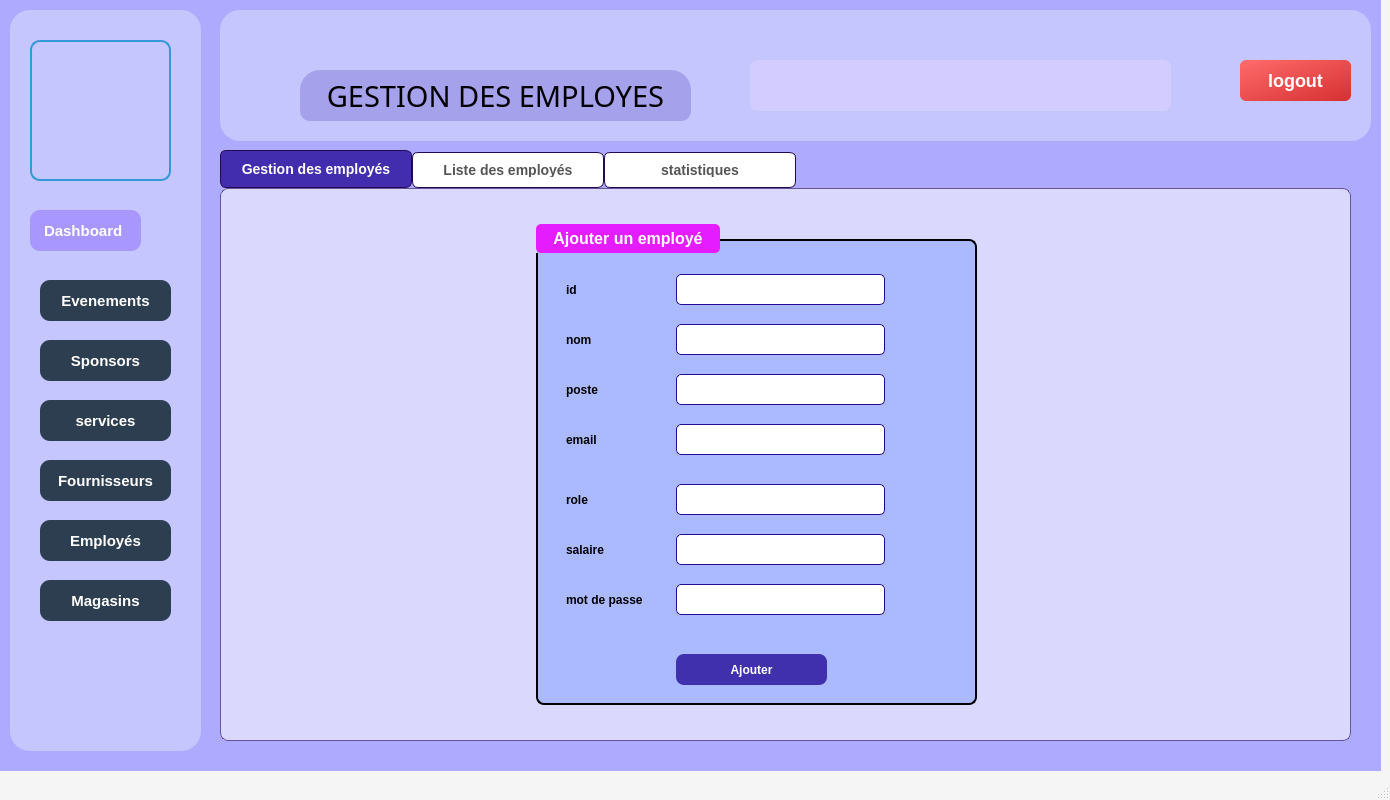
<?xml version="1.0" encoding="UTF-8"?>
<ui version="4.0">
 <class>EmployeesMainWindow</class>
 <widget class="QMainWindow" name="EmployeesMainWindow">
  <property name="geometry">
   <rect>
    <x>0</x>
    <y>0</y>
    <width>1390</width>
    <height>800</height>
   </rect>
  </property>
  <property name="windowTitle">
   <string>Employees Management</string>
  </property>
  <property name="styleSheet">
   <string notr="true">QMainWindow {
    background-color: #F5F5F5;  
}
</string>
  </property>
  <widget class="QWidget" name="centralwidget">
   <widget class="QTabWidget" name="tabWidget">
    <property name="geometry">
     <rect>
      <x>220</x>
      <y>150</y>
      <width>1131</width>
      <height>591</height>
     </rect>
    </property>
    <property name="styleSheet">
     <string notr="true">/* 🔹 Tab Widget Background */
QTabWidget::pane {
   border: 1px solid rgba(35, 10, 80, 150); /* Darker purple, semi-transparent */
    background: rgba(248, 249, 250, 150); /* Light neutral with transparency */
    border-radius: 8px;
    padding: 5px;
}

/* 🔹 Tab Bar (The Strip Holding Tabs) */
QTabBar::tab {
    background: white;
    border: 1px solid #230A50; /* Darker purple, thin border */
    padding: 10px 20px;
    border-radius: 6px 6px 0px 0px;
    font-size: 14px;
    font-weight: bold;
    color: #555;
    transition: all 0.3s ease-in-out;
    min-width: 150px;
}

/* 🔹 Hover Effect */
QTabBar::tab:hover {
    background: qlineargradient(spread:pad, x1:0, y1:0, x2:0, y2:1, 
        stop:0 #5A1E8B, /* Dark purple */
        stop:1 #230A50); /* Even darker purple */
    color: white;
    border-color: #230A50; /* Darker purple */
}

/* 🔹 Selected Tab */
QTabBar::tab:selected {
    background: rgba(35,10,152,200); /* Blue */
    color: white;
    border-color: #230A50; /* Darker purple */
}

/* 🔹 Unselected Tabs */
QTabBar::tab:!selected {
    margin-top: 2px;
}

/* 🔹 Close Button on Tabs (if enabled) */
QTabBar::close-button {
    image: url(:/icons/close.png);
    padding: 5px;
}

QTabBar::close-button:hover {
    image: url(:/icons/close_hover.png);
}
</string>
    </property>
    <property name="currentIndex">
     <number>0</number>
    </property>
    <widget class="QWidget" name="tab1">
     <property name="styleSheet">
      <string notr="true"/>
     </property>
     <attribute name="title">
      <string>Gestion des employés</string>
     </attribute>
     <widget class="QGroupBox" name="Sp_GroupBox_2">
      <property name="geometry">
       <rect>
        <x>310</x>
        <y>30</y>
        <width>441</width>
        <height>481</height>
       </rect>
      </property>
      <property name="styleSheet">
       <string notr="true">QGroupBox {
    background-color: rgb(171, 186, 255);
    border: 2px solid ; /* Red border */
    border-radius: 8px;
    font-size: 16px;
    font-weight: bold;
    color: white;
    padding: 10px;
    margin-top: 15px;
}

QGroupBox::title {
    subcontrol-origin: margin;
    subcontrol-position: top left;
    padding: 5px 15px;
    background-color: rgb(229, 28, 255); /* Red title background */
    color: white;
    border-radius: 5px;
}
</string>
      </property>
      <property name="title">
       <string>Ajouter un employé</string>
      </property>
      <widget class="QLabel" name="Sp_Label_Nom_2">
       <property name="geometry">
        <rect>
         <x>30</x>
         <y>100</y>
         <width>99</width>
         <height>31</height>
        </rect>
       </property>
       <property name="font">
        <font>
         <pointsize>9</pointsize>
         <bold>true</bold>
        </font>
       </property>
       <property name="text">
        <string>nom</string>
       </property>
      </widget>
      <widget class="QLabel" name="Sp_Label_DA_2">
       <property name="geometry">
        <rect>
         <x>30</x>
         <y>260</y>
         <width>101</width>
         <height>31</height>
        </rect>
       </property>
       <property name="font">
        <font>
         <pointsize>9</pointsize>
         <bold>true</bold>
        </font>
       </property>
       <property name="text">
        <string>role</string>
       </property>
      </widget>
      <widget class="QLineEdit" name="Em_Line_Nom">
       <property name="geometry">
        <rect>
         <x>140</x>
         <y>100</y>
         <width>209</width>
         <height>31</height>
        </rect>
       </property>
       <property name="styleSheet">
        <string notr="true">QLineEdit {
		border: 1px solid #230a98;
		border-radius: 5px;
}
QLineEdit:hover {
		border: 1px solid #7359f0;
}</string>
       </property>
      </widget>
      <widget class="QLineEdit" name="Em_Line_ID">
       <property name="geometry">
        <rect>
         <x>140</x>
         <y>50</y>
         <width>209</width>
         <height>31</height>
        </rect>
       </property>
       <property name="styleSheet">
        <string notr="true">QLineEdit {
		border: 1px solid #230a98;
		border-radius: 5px;
}
QLineEdit:hover {
		border: 1px solid #7359f0;
}</string>
       </property>
       <property name="echoMode">
        <enum>QLineEdit::EchoMode::Normal</enum>
       </property>
      </widget>
      <widget class="QLabel" name="Sp_Label_ID_2">
       <property name="geometry">
        <rect>
         <x>30</x>
         <y>50</y>
         <width>99</width>
         <height>31</height>
        </rect>
       </property>
       <property name="font">
        <font>
         <pointsize>9</pointsize>
         <bold>true</bold>
        </font>
       </property>
       <property name="text">
        <string>id</string>
       </property>
      </widget>
      <widget class="QLineEdit" name="Em_Line_poste">
       <property name="geometry">
        <rect>
         <x>140</x>
         <y>150</y>
         <width>209</width>
         <height>31</height>
        </rect>
       </property>
       <property name="styleSheet">
        <string notr="true">QLineEdit {
		border: 1px solid #230a98;
		border-radius: 5px;
}
QLineEdit:hover {
		border: 1px solid #7359f0;
}</string>
       </property>
      </widget>
      <widget class="QLabel" name="Sp_Label_CIN_2">
       <property name="geometry">
        <rect>
         <x>30</x>
         <y>150</y>
         <width>99</width>
         <height>31</height>
        </rect>
       </property>
       <property name="font">
        <font>
         <pointsize>9</pointsize>
         <bold>true</bold>
        </font>
       </property>
       <property name="text">
        <string>poste</string>
       </property>
      </widget>
      <widget class="QLabel" name="Sp_Label_Email_2">
       <property name="geometry">
        <rect>
         <x>30</x>
         <y>200</y>
         <width>121</width>
         <height>31</height>
        </rect>
       </property>
       <property name="font">
        <font>
         <pointsize>9</pointsize>
         <bold>true</bold>
        </font>
       </property>
       <property name="text">
        <string>email</string>
       </property>
      </widget>
      <widget class="QLineEdit" name="Em_Line_role">
       <property name="geometry">
        <rect>
         <x>140</x>
         <y>260</y>
         <width>209</width>
         <height>31</height>
        </rect>
       </property>
       <property name="styleSheet">
        <string notr="true">QLineEdit {
		border: 1px solid #230a98;
		border-radius: 5px;
}
QLineEdit:hover {
		border: 1px solid #7359f0;
}</string>
       </property>
      </widget>
      <widget class="QPushButton" name="Em_Button_Ajouter">
       <property name="geometry">
        <rect>
         <x>140</x>
         <y>430</y>
         <width>151</width>
         <height>31</height>
        </rect>
       </property>
       <property name="font">
        <font>
         <bold>true</bold>
        </font>
       </property>
       <property name="styleSheet">
        <string notr="true">QPushButton {
background-color: rgba(35,10,152, 200);
border-radius: 8px;
color: white;
}
QPushButton:hover {
background-color: qlineargradient(spread:pad, x1:0, y1:0, x2:0, y2:1, stop:0 rgba(117, 201, 187, 200), stop:1 rgba(35,10,152, 200));
}</string>
       </property>
       <property name="text">
        <string>Ajouter</string>
       </property>
      </widget>
      <widget class="QLineEdit" name="Em_Line_email">
       <property name="geometry">
        <rect>
         <x>140</x>
         <y>200</y>
         <width>209</width>
         <height>31</height>
        </rect>
       </property>
       <property name="styleSheet">
        <string notr="true">QLineEdit {
		border: 1px solid #230a98;
		border-radius: 5px;
}
QLineEdit:hover {
		border: 1px solid #7359f0;
}</string>
       </property>
      </widget>
      <widget class="QLineEdit" name="Em_Line_salaire">
       <property name="geometry">
        <rect>
         <x>140</x>
         <y>310</y>
         <width>209</width>
         <height>31</height>
        </rect>
       </property>
       <property name="styleSheet">
        <string notr="true">QLineEdit {
		border: 1px solid #230a98;
		border-radius: 5px;
}
QLineEdit:hover {
		border: 1px solid #7359f0;
}</string>
       </property>
      </widget>
      <widget class="QLineEdit" name="Em_Line_mdp">
       <property name="geometry">
        <rect>
         <x>140</x>
         <y>360</y>
         <width>209</width>
         <height>31</height>
        </rect>
       </property>
       <property name="styleSheet">
        <string notr="true">QLineEdit {
		border: 1px solid #230a98;
		border-radius: 5px;
}
QLineEdit:hover {
		border: 1px solid #7359f0;
}</string>
       </property>
      </widget>
      <widget class="QLabel" name="Sp_Label_DA_3">
       <property name="geometry">
        <rect>
         <x>30</x>
         <y>310</y>
         <width>101</width>
         <height>31</height>
        </rect>
       </property>
       <property name="font">
        <font>
         <pointsize>9</pointsize>
         <bold>true</bold>
        </font>
       </property>
       <property name="text">
        <string>salaire</string>
       </property>
      </widget>
      <widget class="QLabel" name="Sp_Label_DA_4">
       <property name="geometry">
        <rect>
         <x>30</x>
         <y>360</y>
         <width>101</width>
         <height>31</height>
        </rect>
       </property>
       <property name="font">
        <font>
         <pointsize>9</pointsize>
         <bold>true</bold>
        </font>
       </property>
       <property name="text">
        <string>mot de passe</string>
       </property>
      </widget>
     </widget>
     <widget class="QLabel" name="label">
      <property name="geometry">
       <rect>
        <x>0</x>
        <y>0</y>
        <width>1131</width>
        <height>541</height>
       </rect>
      </property>
      <property name="styleSheet">
       <string notr="true">background-image: url(:/imgs/back.jpg)
</string>
      </property>
      <property name="text">
       <string/>
      </property>
     </widget>
     <zorder>label</zorder>
     <zorder>Sp_GroupBox_2</zorder>
    </widget>
    <widget class="QWidget" name="tab_2">
     <attribute name="title">
      <string>Liste des employés</string>
     </attribute>
     <widget class="QPushButton" name="Em_Button_DESC">
      <property name="geometry">
       <rect>
        <x>130</x>
        <y>440</y>
        <width>81</width>
        <height>31</height>
       </rect>
      </property>
      <property name="styleSheet">
       <string notr="true">QPushButton {
background-color: rgba(35,10,152, 200);
border-radius: 8px;
color: white;
}
QPushButton:hover {
background-color: qlineargradient(spread:pad, x1:0, y1:0, x2:0, y2:1, stop:0 rgba(117, 201, 187, 200), stop:1 rgba(35,10,152, 200));
}</string>
      </property>
      <property name="text">
       <string>DESC</string>
      </property>
     </widget>
     <widget class="QLabel" name="Em_Label_Recherche">
      <property name="geometry">
       <rect>
        <x>840</x>
        <y>450</y>
        <width>81</width>
        <height>31</height>
       </rect>
      </property>
      <property name="font">
       <font>
        <bold>true</bold>
       </font>
      </property>
      <property name="text">
       <string>Recherche :</string>
      </property>
     </widget>
     <widget class="QTableView" name="Em_TableView">
      <property name="geometry">
       <rect>
        <x>10</x>
        <y>80</y>
        <width>1091</width>
        <height>331</height>
       </rect>
      </property>
      <property name="styleSheet">
       <string notr="true">QTableView {
    background-color: #4A2B7F; /* Lighter dark purple background */
    color: white; /* White text */
    gridline-color: #6B3F98; /* Lighter purple gridlines */
}

QTableView::item {
    padding: 5px;
    background-color: #5A3F99; /* Lighter purple for rows */
    border: 1px solid #6B3F98; /* Border around each cell */
}

QTableView::item:selected {
    background-color: #7A4DA9; /* Lighter purple when selected */
    color: white;
}

QTableView::horizontalHeader, QTableView::verticalHeader {
    background-color: #5A3F99; /* Lighter purple header */
    color: white; /* White text in header */
    border: none;
}

QTableView::horizontalHeader::section, QTableView::verticalHeader::section {
    padding: 10px;
    border: 1px solid #6B3F98; /* Header section borders */
}

QTableView::horizontalHeader::section:active, QTableView::verticalHeader::section:active {
    background-color: #7A4DA9; /* Highlight active header section */
}
</string>
      </property>
     </widget>
     <widget class="QLineEdit" name="Em_Line_Recherche">
      <property name="geometry">
       <rect>
        <x>930</x>
        <y>450</y>
        <width>181</width>
        <height>31</height>
       </rect>
      </property>
      <property name="styleSheet">
       <string notr="true">QLineEdit {
		border: 1px solid #230a98;
		border-radius: 5px;
}
QLineEdit:hover {
		border: 1px solid #7359f0;
}</string>
      </property>
      <property name="inputMask">
       <string/>
      </property>
      <property name="placeholderText">
       <string>Par nom</string>
      </property>
     </widget>
     <widget class="QLabel" name="Em_Label_TriPar">
      <property name="geometry">
       <rect>
        <x>10</x>
        <y>440</y>
        <width>111</width>
        <height>31</height>
       </rect>
      </property>
      <property name="font">
       <font>
        <bold>true</bold>
       </font>
      </property>
      <property name="text">
       <string>Tri par SALAIRE :</string>
      </property>
     </widget>
     <widget class="QPushButton" name="Em_Button_ASCE">
      <property name="geometry">
       <rect>
        <x>240</x>
        <y>440</y>
        <width>81</width>
        <height>31</height>
       </rect>
      </property>
      <property name="styleSheet">
       <string notr="true">QPushButton {
background-color: rgba(35,10,152, 200);
border-radius: 8px;
color: white;
}
QPushButton:hover {
background-color: qlineargradient(spread:pad, x1:0, y1:0, x2:0, y2:1, stop:0 rgba(117, 201, 187, 200), stop:1 rgba(35,10,152, 200));
}</string>
      </property>
      <property name="text">
       <string>ASCE</string>
      </property>
     </widget>
     <widget class="QPushButton" name="Em_Button_Fermer">
      <property name="geometry">
       <rect>
        <x>510</x>
        <y>500</y>
        <width>81</width>
        <height>23</height>
       </rect>
      </property>
      <property name="font">
       <font>
        <bold>true</bold>
       </font>
      </property>
      <property name="styleSheet">
       <string notr="true">QPushButton {
background-color: rgba(35,10,152, 200);
border-radius: 8px;
color: white;
}
QPushButton:hover {
background-color: qlineargradient(spread:pad, x1:0, y1:0, x2:0, y2:1, stop:0 rgba(117, 201, 187, 200), stop:1 rgba(35,10,152, 200));
}</string>
      </property>
      <property name="text">
       <string>Fermer</string>
      </property>
     </widget>
     <widget class="QLabel" name="Em_Label_InfoAffichage">
      <property name="geometry">
       <rect>
        <x>300</x>
        <y>20</y>
        <width>511</width>
        <height>41</height>
       </rect>
      </property>
      <property name="styleSheet">
       <string notr="true">background-color: rgba(35,10,152, 0);
border: 1px solid #230a98;
border-radius: 10px;
</string>
      </property>
      <property name="text">
       <string/>
      </property>
      <property name="alignment">
       <set>Qt::AlignmentFlag::AlignCenter</set>
      </property>
     </widget>
     <widget class="QPushButton" name="Em_Button_ExportPDF">
      <property name="geometry">
       <rect>
        <x>1020</x>
        <y>30</y>
        <width>81</width>
        <height>31</height>
       </rect>
      </property>
      <property name="styleSheet">
       <string notr="true">QPushButton {
background-color: rgba(35,10,152, 200);
border-radius: 8px;
color: white;
}
QPushButton:hover {
background-color: qlineargradient(spread:pad, x1:0, y1:0, x2:0, y2:1, stop:0 rgba(117, 201, 187, 200), stop:1 rgba(35,10,152, 200));
}</string>
      </property>
      <property name="text">
       <string>Export PDF</string>
      </property>
     </widget>
     <widget class="QLabel" name="label_2">
      <property name="geometry">
       <rect>
        <x>-10</x>
        <y>-10</y>
        <width>1151</width>
        <height>551</height>
       </rect>
      </property>
      <property name="styleSheet">
       <string notr="true">background-image:url(:/imgs/back.jpg)
</string>
      </property>
      <property name="text">
       <string/>
      </property>
     </widget>
     <widget class="QPushButton" name="Em_Button_Supprimer">
      <property name="geometry">
       <rect>
        <x>680</x>
        <y>440</y>
        <width>151</width>
        <height>31</height>
       </rect>
      </property>
      <property name="font">
       <font>
        <bold>true</bold>
       </font>
      </property>
      <property name="styleSheet">
       <string notr="true">QPushButton {
background-color: rgba(35,10,152, 200);
border-radius: 8px;
color: white;
}
QPushButton:hover {
background-color: qlineargradient(spread:pad, x1:0, y1:0, x2:0, y2:1, stop:0 rgba(117, 201, 187, 200), stop:1 rgba(35,10,152, 200));
}</string>
      </property>
      <property name="text">
       <string>Supprimer</string>
      </property>
     </widget>
     <widget class="QPushButton" name="Em_Button_Modifier">
      <property name="geometry">
       <rect>
        <x>500</x>
        <y>440</y>
        <width>151</width>
        <height>31</height>
       </rect>
      </property>
      <property name="font">
       <font>
        <bold>true</bold>
       </font>
      </property>
      <property name="styleSheet">
       <string notr="true">QPushButton {
background-color: rgba(35,10,152, 200);
border-radius: 8px;
color: white;
}
QPushButton:hover {
background-color: qlineargradient(spread:pad, x1:0, y1:0, x2:0, y2:1, stop:0 rgba(117, 201, 187, 200), stop:1 rgba(35,10,152, 200));
}</string>
      </property>
      <property name="text">
       <string>Modifier</string>
      </property>
     </widget>
     <zorder>label_2</zorder>
     <zorder>Em_Button_DESC</zorder>
     <zorder>Em_Label_Recherche</zorder>
     <zorder>Em_TableView</zorder>
     <zorder>Em_Line_Recherche</zorder>
     <zorder>Em_Label_TriPar</zorder>
     <zorder>Em_Button_ASCE</zorder>
     <zorder>Em_Button_Fermer</zorder>
     <zorder>Em_Label_InfoAffichage</zorder>
     <zorder>Em_Button_ExportPDF</zorder>
     <zorder>Em_Button_Supprimer</zorder>
     <zorder>Em_Button_Modifier</zorder>
    </widget>
    <widget class="QWidget" name="tab_3">
     <attribute name="title">
      <string>statistiques</string>
     </attribute>
     <widget class="QPushButton" name="pushButton_7">
      <property name="geometry">
       <rect>
        <x>910</x>
        <y>480</y>
        <width>171</width>
        <height>41</height>
       </rect>
      </property>
      <property name="styleSheet">
       <string notr="true">QPushButton {
background-color: rgba(35,10,152, 200);
border-radius: 8px;
color: white;
}
QPushButton:hover {
background-color: qlineargradient(spread:pad, x1:0, y1:0, x2:0, y2:1, stop:0 rgba(117, 201, 187, 200), stop:1 rgba(35,10,152, 200));
}</string>
      </property>
      <property name="text">
       <string>Exporter en PDF</string>
      </property>
     </widget>
     <widget class="QLabel" name="Sp_Label_Stats">
      <property name="geometry">
       <rect>
        <x>260</x>
        <y>50</y>
        <width>570</width>
        <height>431</height>
       </rect>
      </property>
      <property name="text">
       <string/>
      </property>
     </widget>
     <widget class="QPushButton" name="Sp_Button_Fermer_4">
      <property name="geometry">
       <rect>
        <x>510</x>
        <y>500</y>
        <width>81</width>
        <height>23</height>
       </rect>
      </property>
      <property name="font">
       <font>
        <bold>true</bold>
       </font>
      </property>
      <property name="styleSheet">
       <string notr="true">QPushButton {
background-color: rgba(35,10,152, 200);
border-radius: 8px;
color: white;
}
QPushButton:hover {
background-color: qlineargradient(spread:pad, x1:0, y1:0, x2:0, y2:1, stop:0 rgba(117, 201, 187, 200), stop:1 rgba(35,10,152, 200));
}</string>
      </property>
      <property name="text">
       <string>Fermer</string>
      </property>
     </widget>
     <widget class="QLabel" name="label_4">
      <property name="geometry">
       <rect>
        <x>-10</x>
        <y>-10</y>
        <width>1131</width>
        <height>541</height>
       </rect>
      </property>
      <property name="styleSheet">
       <string notr="true">background-image: url(:/imgs/back.jpg)
</string>
      </property>
      <property name="text">
       <string/>
      </property>
     </widget>
     <widget class="QWidget" name="chartWidget" native="true">
      <property name="geometry">
       <rect>
        <x>10</x>
        <y>10</y>
        <width>1091</width>
        <height>461</height>
       </rect>
      </property>
     </widget>
     <zorder>label_4</zorder>
     <zorder>pushButton_7</zorder>
     <zorder>Sp_Label_Stats</zorder>
     <zorder>Sp_Button_Fermer_4</zorder>
     <zorder>chartWidget</zorder>
    </widget>
   </widget>
   <widget class="QLabel" name="Bg_imzge">
    <property name="enabled">
     <bool>true</bool>
    </property>
    <property name="geometry">
     <rect>
      <x>0</x>
      <y>0</y>
      <width>1381</width>
      <height>771</height>
     </rect>
    </property>
    <property name="minimumSize">
     <size>
      <width>1201</width>
      <height>0</height>
     </size>
    </property>
    <property name="styleSheet">
     <string notr="true">QLabel {
    color: red; /* Text color */
    background-color: rgb(174, 171, 255) /* Background color */
}
</string>
    </property>
    <property name="text">
     <string/>
    </property>
   </widget>
   <widget class="QFrame" name="frame">
    <property name="geometry">
     <rect>
      <x>10</x>
      <y>10</y>
      <width>191</width>
      <height>741</height>
     </rect>
    </property>
    <property name="styleSheet">
     <string notr="true">background-color: rgb(198, 198, 255);
border-radius : 20px</string>
    </property>
    <property name="frameShape">
     <enum>QFrame::Shape::StyledPanel</enum>
    </property>
    <property name="frameShadow">
     <enum>QFrame::Shadow::Raised</enum>
    </property>
    <widget class="QLabel" name="label_5">
     <property name="geometry">
      <rect>
       <x>20</x>
       <y>30</y>
       <width>141</width>
       <height>141</height>
      </rect>
     </property>
     <property name="styleSheet">
      <string notr="true">
QLabel {
    background-color: transparent; /* Makes background transparent */
    border: 2px solid #3498db; /* Adds a blue border */
    border-radius: 10px; /* Rounds the corners */
    padding: 2px; /* Adds space inside the label */image : url(:/imgs/logo.png)
}
</string>
     </property>
     <property name="text">
      <string/>
     </property>
    </widget>
    <widget class="QLabel" name="label_9">
     <property name="geometry">
      <rect>
       <x>20</x>
       <y>200</y>
       <width>111</width>
       <height>41</height>
      </rect>
     </property>
     <property name="styleSheet">
      <string notr="true">QLabel {
    color: white;
    background-color: rgb(168, 151, 255); /* Dark blue */
    font-size: 15px;
    font-weight: bold;
    padding: 10px;
    border-radius: 10px;
    text-align: center;
    text-shadow: 2px 2px 5px rgba(0, 0, 0, 0.5); /* Adds a shadow effect */
}
</string>
     </property>
     <property name="text">
      <string>Dashboard</string>
     </property>
    </widget>
    <widget class="QPushButton" name="pushButton_2">
     <property name="geometry">
      <rect>
       <x>30</x>
       <y>270</y>
       <width>131</width>
       <height>41</height>
      </rect>
     </property>
     <property name="styleSheet">
      <string notr="true">QPushButton {
    color: white;
    background-color: #2c3e50; /* Dark blue */
    font-size: 15px;
    font-weight: bold;
    padding: 10px;
    border-radius: 10px;
    text-align: center;
    text-shadow: 2px 2px 5px rgba(0, 0, 0, 0.5); /* Adds a shadow effect */
}
QPushButton:hover {
background-color: qlineargradient(spread:pad, x1:0, y1:0, x2:0, y2:1, stop:0 rgba(117, 201, 187, 200), stop:1 rgba(35,10,152, 200));
}
</string>
     </property>
     <property name="text">
      <string>Evenements</string>
     </property>
    </widget>
    <widget class="QPushButton" name="pushButton_8">
     <property name="geometry">
      <rect>
       <x>30</x>
       <y>330</y>
       <width>131</width>
       <height>41</height>
      </rect>
     </property>
     <property name="styleSheet">
      <string notr="true">QPushButton {
    color: white;
    background-color: #2c3e50; /* Dark blue */
    font-size: 15px;
    font-weight: bold;
    padding: 10px;
    border-radius: 10px;
    text-align: center;
    text-shadow: 2px 2px 5px rgba(0, 0, 0, 0.5); /* Adds a shadow effect */
}
QPushButton:hover {
background-color: qlineargradient(spread:pad, x1:0, y1:0, x2:0, y2:1, stop:0 rgba(117, 201, 187, 200), stop:1 rgba(35,10,152, 200));
}
</string>
     </property>
     <property name="text">
      <string>Sponsors</string>
     </property>
    </widget>
    <widget class="QPushButton" name="pushButton_6">
     <property name="geometry">
      <rect>
       <x>30</x>
       <y>390</y>
       <width>131</width>
       <height>41</height>
      </rect>
     </property>
     <property name="styleSheet">
      <string notr="true">QPushButton {
    color: white;
    background-color: #2c3e50; /* Dark blue */
    font-size: 15px;
    font-weight: bold;
    padding: 10px;
    border-radius: 10px;
    text-align: center;
    text-shadow: 2px 2px 5px rgba(0, 0, 0, 0.5); /* Adds a shadow effect */
}
QPushButton:hover {
background-color: qlineargradient(spread:pad, x1:0, y1:0, x2:0, y2:1, stop:0 rgba(117, 201, 187, 200), stop:1 rgba(35,10,152, 200));
}
</string>
     </property>
     <property name="text">
      <string>services</string>
     </property>
    </widget>
    <widget class="QPushButton" name="pushButton_5">
     <property name="geometry">
      <rect>
       <x>30</x>
       <y>450</y>
       <width>131</width>
       <height>41</height>
      </rect>
     </property>
     <property name="styleSheet">
      <string notr="true">QPushButton {
    color: white;
    background-color: #2c3e50; /* Dark blue */
    font-size: 15px;
    font-weight: bold;
    padding: 10px;
    border-radius: 10px;
    text-align: center;
    text-shadow: 2px 2px 5px rgba(0, 0, 0, 0.5); /* Adds a shadow effect */
}
QPushButton:hover {
background-color: qlineargradient(spread:pad, x1:0, y1:0, x2:0, y2:1, stop:0 rgba(117, 201, 187, 200), stop:1 rgba(35,10,152, 200));
}
</string>
     </property>
     <property name="text">
      <string>Fournisseurs</string>
     </property>
    </widget>
    <widget class="QPushButton" name="pushButton_4">
     <property name="geometry">
      <rect>
       <x>30</x>
       <y>510</y>
       <width>131</width>
       <height>41</height>
      </rect>
     </property>
     <property name="styleSheet">
      <string notr="true">QPushButton {
    color: white;
    background-color: #2c3e50; /* Dark blue */
    font-size: 15px;
    font-weight: bold;
    padding: 10px;
    border-radius: 10px;
    text-align: center;
    text-shadow: 2px 2px 5px rgba(0, 0, 0, 0.5); /* Adds a shadow effect */
}
QPushButton:hover {
background-color: qlineargradient(spread:pad, x1:0, y1:0, x2:0, y2:1, stop:0 rgba(117, 201, 187, 200), stop:1 rgba(35,10,152, 200));
}
</string>
     </property>
     <property name="text">
      <string>Employés</string>
     </property>
    </widget>
    <widget class="QPushButton" name="pushButton_3">
     <property name="geometry">
      <rect>
       <x>30</x>
       <y>570</y>
       <width>131</width>
       <height>41</height>
      </rect>
     </property>
     <property name="styleSheet">
      <string notr="true">QPushButton {
    color: white;
    background-color: #2c3e50; /* Dark blue */
    font-size: 15px;
    font-weight: bold;
    padding: 10px;
    border-radius: 10px;
    text-align: center;
    text-shadow: 2px 2px 5px rgba(0, 0, 0, 0.5); /* Adds a shadow effect */
}
QPushButton:hover {
background-color: qlineargradient(spread:pad, x1:0, y1:0, x2:0, y2:1, stop:0 rgba(117, 201, 187, 200), stop:1 rgba(35,10,152, 200));
}
</string>
     </property>
     <property name="text">
      <string>Magasins</string>
     </property>
    </widget>
   </widget>
   <widget class="QFrame" name="frame_2">
    <property name="geometry">
     <rect>
      <x>220</x>
      <y>10</y>
      <width>1151</width>
      <height>131</height>
     </rect>
    </property>
    <property name="styleSheet">
     <string notr="true">background-color: rgb(198, 198, 255);
border-radius: 20px;</string>
    </property>
    <property name="frameShape">
     <enum>QFrame::Shape::StyledPanel</enum>
    </property>
    <property name="frameShadow">
     <enum>QFrame::Shadow::Raised</enum>
    </property>
    <widget class="QLabel" name="label_authUser">
     <property name="geometry">
      <rect>
       <x>530</x>
       <y>50</y>
       <width>421</width>
       <height>51</height>
      </rect>
     </property>
     <property name="styleSheet">
      <string notr="true">QLabel {
    color: white; /* Text color */
    background-color: rgb(211, 205, 255); /* Blue background */
    font-size: 20px; /* Text size */
    font-weight: bold; /* Bold text */
    padding: 10px; /* Space inside the label */
    border-radius: 8px; /* Rounded corners */
    text-align: center; /* Centers text */
}
</string>
     </property>
     <property name="text">
      <string/>
     </property>
    </widget>
    <widget class="QLabel" name="Sp_Label_Titre">
     <property name="geometry">
      <rect>
       <x>80</x>
       <y>60</y>
       <width>391</width>
       <height>51</height>
      </rect>
     </property>
     <property name="font">
      <font>
       <family>Trebuchet MS</family>
       <pointsize>22</pointsize>
      </font>
     </property>
     <property name="styleSheet">
      <string notr="true">background-color: rgba(35,10,152,50);
border-bottom-left-radius: 10px;
border-bottom-right-radius: 10px;</string>
     </property>
     <property name="text">
      <string>GESTION DES EMPLOYES</string>
     </property>
     <property name="alignment">
      <set>Qt::AlignmentFlag::AlignCenter</set>
     </property>
    </widget>
    <widget class="QLabel" name="label_8">
     <property name="geometry">
      <rect>
       <x>960</x>
       <y>50</y>
       <width>41</width>
       <height>41</height>
      </rect>
     </property>
     <property name="styleSheet">
      <string notr="true">image :url(:/imgs/userr.jpg)</string>
     </property>
     <property name="text">
      <string/>
     </property>
    </widget>
    <widget class="QPushButton" name="button_logout">
     <property name="geometry">
      <rect>
       <x>1020</x>
       <y>50</y>
       <width>111</width>
       <height>41</height>
      </rect>
     </property>
     <property name="styleSheet">
      <string notr="true">QPushButton {
    background: qlineargradient(x1:0, y1:0, x2:1, y2:1, stop:0 #ff6b6b, stop:1 #d63031);
    color: white;
    font-size: 18px;
    font-weight: bold;
    padding: 10px 20px;
    border-radius: 6px;
    border: none;
}

QPushButton:hover {
    background: qlineargradient(x1:0, y1:0, x2:1, y2:1, stop:0 #ff5252, stop:1 #b71c1c);
}

QPushButton:pressed {
    background: #b71c1c;
}
</string>
     </property>
     <property name="text">
      <string>logout</string>
     </property>
    </widget>
   </widget>
   <zorder>Bg_imzge</zorder>
   <zorder>tabWidget</zorder>
   <zorder>frame</zorder>
   <zorder>frame_2</zorder>
  </widget>
  <widget class="QMenuBar" name="menubar">
   <property name="geometry">
    <rect>
     <x>0</x>
     <y>0</y>
     <width>1390</width>
     <height>22</height>
    </rect>
   </property>
  </widget>
  <widget class="QStatusBar" name="statusbar"/>
 </widget>
 <resources/>
 <connections/>
</ui>
